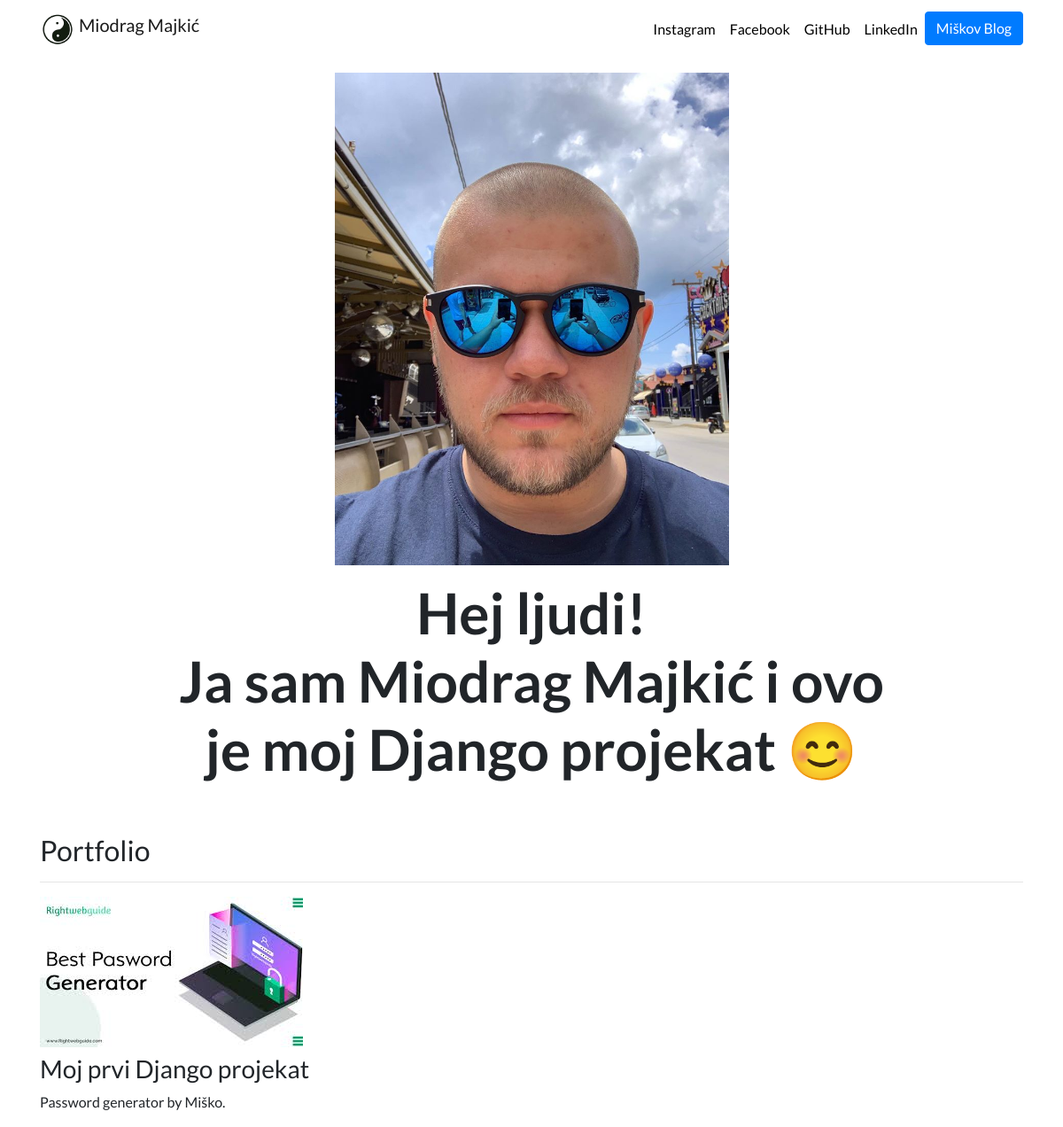
The page / on the database its author committed.
### portfolio/models.py (models this page shows, shortened)
class Project(models.Model):
    title = models.CharField(max_length=100)
    description = models.CharField(max_length=250)
    image = models.ImageField(upload_to='portfolio/images/')
    url = models.URLField(blank=True)

### portfolio/views.py (the view)
# urls.py: 2. Add a URL to urlpatterns:  path('', views.home, name='home')
def home(request):
    projects = Project.objects.all()
    return render(request, 'portfolio/home.html', {'projects':projects})

### portfolio/templates/portfolio/home.html
{% extends "portfolio/base.html" %}
{% load static %}
{% block content %}
<div class="row justify-content-center my-3">
  <div class="col-5">
    <img src="{% static 'portfolio/profilna.jpg' %}" class="img-fluid">
  </div>
</div>
<div class="row justify-content-center mb-3">
  <div class="col-md-9 text-center">
    <h1 id="hometext" class="font-weight-bold">Hej ljudi! <br> Ja sam Miodrag Majkić i ovo je moj Django projekat 😊</h1>
  </div>
</div>
<h2 class="mt-5">Portfolio</h2>
<hr>
<div class="row">
  {% for project in projects %}
  <div class="col-lg-4 col-md-6">
    {% if project.url %}
    <a href="{{ project.url }}">
      <img src="{{ project.image.url }}" class="img-fluid mb-2">
    </a>
    {% else %}
    <img src="{{ project.image.url }}" class="img-fluid mb-2">
    {% endif %}
    <h3>{{ project.title }}</h3>
    <p>{{ project.description }}</p>
  </div>
  {% endfor %}
</div>
{% endblock %}

### portfolio/templates/portfolio/base.html (shortened to what this page needs)
{% load static %}
<!doctype html>
<html lang="en">
<head>
  <link rel="stylesheet" href="https://stackpath.bootstrapcdn.com/bootstrap/4.4.1/css/bootstrap.min.css">
  <link rel="stylesheet" href="{% static "portfolio/custom.css" %}">
</head>
<body>
  <nav id="topNav" class="navbar navbar-expand-md navbar-light">
    <div class="container">
      <a class="navbar-brand" href="{% url 'home' %}">
        <img src="{% static "portfolio/Logo2.png" %}" width="40" height="40" class="d-inline-block align-top" alt="Miso Logo">
        <span>Miodrag Majkić</span>
      </a>
      <div class="collapse navbar-collapse text-center" id="navbarNav">
        <ul class="navbar-nav ml-auto">
          <li class="nav-item">
            <a class="nav-link" href="https://www.instagram.com/misko.ooo94/" target="_blank">Instagram</a>
          </li>
          <li class="nav-item">
            <a class="nav-link" href="https://www.facebook.com/Miodrag1994Miso" target="_blank">Facebook</a>
          </li>
          <li class="nav-item">
            <a class="nav-link" href="https://github.com/Misko94" target="_blank">GitHub</a>
          </li>
          <li class="nav-item">
            <a class="nav-link" href="https://www.linkedin.com/in/miodrag-majkic-a0bab61a2/" target="_blank">LinkedIn</a>
          </li>
          <li>
            <a role="button" href="{% url 'blog:all_blogs' %}" class="btn btn-primary">Miškov Blog</a>
          </li>
        </ul>
      </div>
    </div>
  </nav>
  <div class="container">
    {% block content %}{% endblock %}
  </div>
</body>
</html>

### portfolio/static/portfolio/custom.css (style rules this page uses)
.navbar-nav .nav-link { color: rgba(0,0,0,1) !important; }
body { font-family: 'Lato', sans-serif; }
@media (min-width: 992px) { #hometext { font-size: 4rem; } }

### rows shown on the page
Project: image (picture), title "Moj prvi Django projekat", description "Password generator by Miško."
